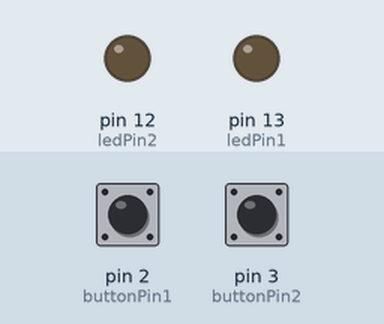
A sketch run on a simulated Arduino Uno, built with avr-gcc and run on an emulated ATmega328P. On the bench: output pins drawn as LEDs (lit = HIGH). The inputs (shaded band) are chosen by the test bench; at power-on: pin 2 (buttonPin1) LOW, pin 3 (buttonPin2) LOW.

Above: at 1.2 s.
1.3 s: pin 2 (buttonPin1) pulled HIGH for 0.15 s
At 1.6 s:
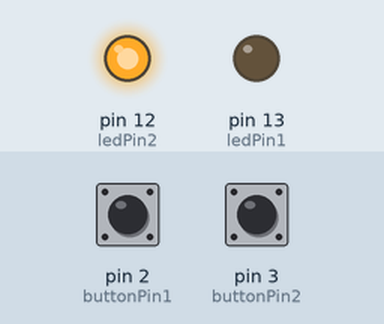
2.9 s: pin 3 (buttonPin2) pulled HIGH for 0.15 s
At 4.0 s:
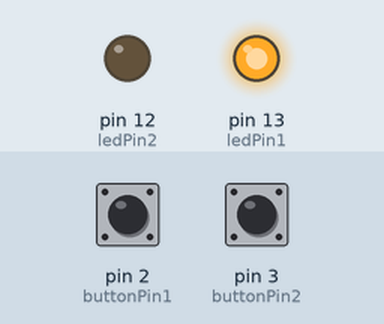
4.5 s: pin 2 (buttonPin1) pulled HIGH for 1 s
At 5.2 s:
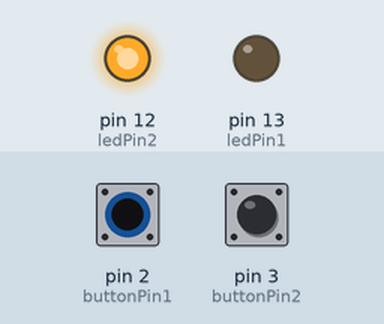
7.0 s: pin 3 (buttonPin2) pulled HIGH for 1 s
At 8.3 s:
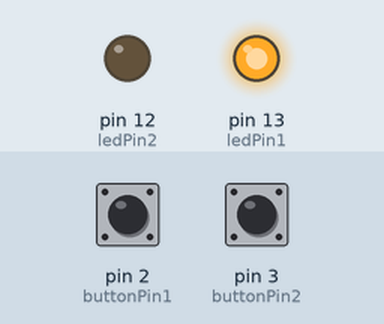
Timing chart, 0 to 10.0 s (numbered marks = the images above; inputs shaded):
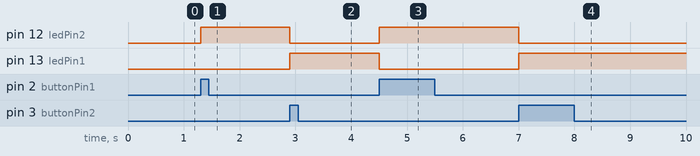

The sketch:

BUTTON2_LED_2.ino
```cpp
const int buttonPin1 = 2;
const int buttonPin2 = 3;
const int ledPin1 = 13;
const int ledPin2 = 12;

int buttonState = 0;
void setup() {
  pinMode(ledPin1,OUTPUT);
  pinMode(ledPin2,OUTPUT);
  pinMode(buttonPin1,INPUT);
  pinMode(buttonPin2,INPUT);
}

void loop() {
  if(digitalRead(buttonPin1)==HIGH){
    digitalWrite(ledPin1,LOW);
    digitalWrite(ledPin2,HIGH);
    }
  else if(digitalRead(buttonPin2)== HIGH){
    digitalWrite(ledPin2,LOW);
    digitalWrite(ledPin1,HIGH);
    }

}
```

Measured:
- after the input at 1.3 s, pin 12 (ledPin2): LOW → HIGH at once
- after the input at 2.9 s, pin 12 (ledPin2): HIGH → LOW at once; pin 13 (ledPin1): LOW → HIGH at once
- after the input at 4.5 s, pin 12 (ledPin2): LOW → HIGH at once; pin 13 (ledPin1): HIGH → LOW at once
- after the input at 7.0 s, pin 12 (ledPin2): HIGH → LOW at once; pin 13 (ledPin1): LOW → HIGH at once
